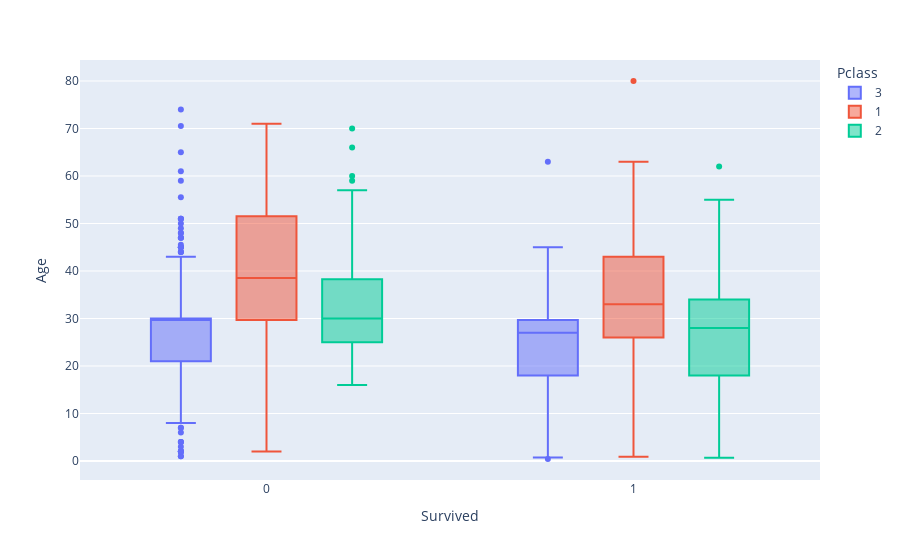

Notebook code for this chart:
### Code cell
fig = px.box(df, x='Survived', y='Age',color= 'Pclass')
fig.show()

### Figure 1 — Plotly figure (JSON) as saved in the notebook; plotly's stock layout.template omitted (floating-point values rounded to 4 significant figures; data arrays with more than 128 entries replaced by an {"elided": "..."} marker saying what was removed)
{"data": [{"alignmentgroup": "True", "hovertemplate": "Pclass=3<br>Survived=%{x}<br>Age=%{y}<extra></extra>", "legendgroup": "3", "marker": {"color": "#636efa"}, "name": "3", "notched": false, "offsetgroup": "3", "orientation": "v", "showlegend": true, "type": "box", "x": {"elided": "491 int values"}, "x0": " ", "xaxis": "x", "y": {"elided": "491 float values"}, "y0": " ", "yaxis": "y"}, {"alignmentgroup": "True", "hovertemplate": "Pclass=1<br>Survived=%{x}<br>Age=%{y}<extra></extra>", "legendgroup": "1", "marker": {"color": "#EF553B"}, "name": "1", "notched": false, "offsetgroup": "1", "orientation": "v", "showlegend": true, "type": "box", "x": {"elided": "214 int values"}, "x0": " ", "xaxis": "x", "y": {"elided": "214 float values"}, "y0": " ", "yaxis": "y"}, {"alignmentgroup": "True", "hovertemplate": "Pclass=2<br>Survived=%{x}<br>Age=%{y}<extra></extra>", "legendgroup": "2", "marker": {"color": "#00cc96"}, "name": "2", "notched": false, "offsetgroup": "2", "orientation": "v", "showlegend": true, "type": "box", "x": {"elided": "184 int values"}, "x0": " ", "xaxis": "x", "y": {"elided": "184 float values"}, "y0": " ", "yaxis": "y"}], "layout": {"boxmode": "group", "legend": {"title": {"text": "Pclass"}, "tracegroupgap": 0}, "margin": {"t": 60}, "xaxis": {"anchor": "y", "domain": [0, 1], "title": {"text": "Survived"}}, "yaxis": {"anchor": "x", "domain": [0, 1], "title": {"text": "Age"}}}}
